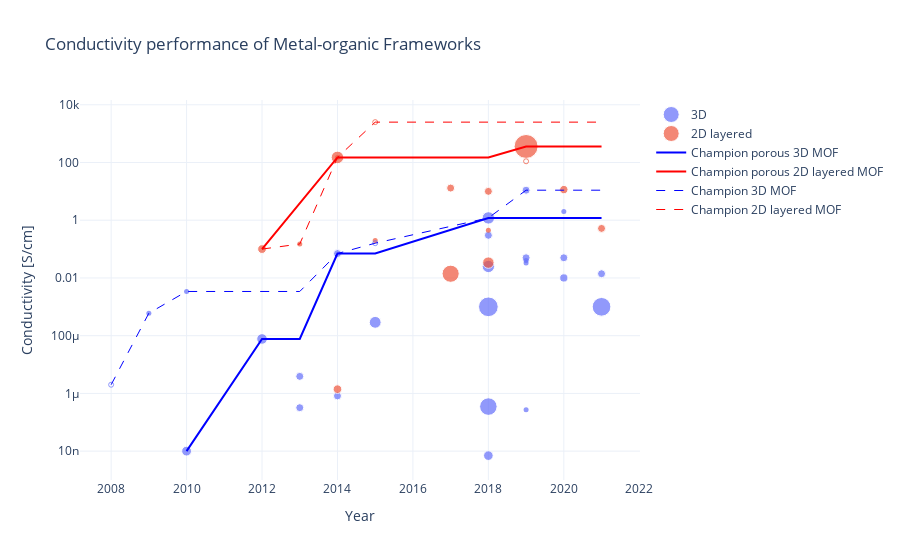

This figure's notebook cell:
### Code cell
fig = px.scatter(mofs[mofs['BET']>1], x='Year', y='Value',
                 hover_name='Name', color='Dimensionality', size='Porosity', hover_data=['Dimensionality','Porosity', 'DOI'], 
                 labels={'Value': "Conductivity [S/cm]"}, template='plotly_white', 
                 title='Conductivity performance of Metal-organic Frameworks')

fig.update_traces(marker=dict(sizemin=4, sizeref=8))
fig.update_layout(yaxis_type="log")
fig.update_traces(hovertemplate='<b>%{hovertext}</b><br><br>Dimensionality: %{customdata[0]}\
                                 <br>Year: %{x}<br>Value: %{y} S/cm\
                                 <br>BET: %{customdata[1]} m<sup>2</sup>/g<extra></extra>\
                                 <br>DOI: %{customdata[2]}')

fig.add_trace(go.Scatter(x=mofs[(mofs['Porous']=='Yes') & (mofs['Porosity']<1) & (mofs['Dimensionality']=='3D')]['Year'], 
                         y=mofs[(mofs['Porous']=='Yes') & (mofs['Porosity']<1) & (mofs['Dimensionality']=='3D')]['Value'], 
                         mode='markers', marker=dict(color='#636efa', size=5, opacity=0.7),  
                         customdata=np.stack((mofs[(mofs['Porous']=='Yes') & (mofs['Porosity']<1) & (mofs['Dimensionality']=='3D')]['Name'], 
                                              mofs[(mofs['Porous']=='Yes') & (mofs['Porosity']<1) & (mofs['Dimensionality']=='3D')]['Dimensionality']), 
                                              axis=-1), 
                         hovertemplate='<b>%{customdata[0]}</b><br><br>Dimensionality: %{customdata[1]}\
                                 <br>Year: %{x}<br>Value: %{y} S/cm\
                                 <br>BET: unknown <extra></extra>', 
                         showlegend=False))

fig.add_trace(go.Scatter(x=mofs[(mofs['Porous']=='Yes') & (mofs['Porosity']<1) & (mofs['Dimensionality']=='2D layered')]['Year'], 
                         y=mofs[(mofs['Porous']=='Yes') & (mofs['Porosity']<1) & (mofs['Dimensionality']=='2D layered')]['Value'], 
                         mode='markers', marker=dict(color='#EF553B', size=5, opacity=0.7),  
                         customdata=np.stack((mofs[(mofs['Porous']=='Yes') & (mofs['Porosity']<1) & (mofs['Dimensionality']=='2D layered')]['Name'], 
                                              mofs[(mofs['Porous']=='Yes') & (mofs['Porosity']<1) & (mofs['Dimensionality']=='2D layered')]['Dimensionality']), 
                                              axis=-1), 
                         hovertemplate='<b>%{customdata[0]}</b><br><br>Dimensionality: %{customdata[1]}\
                                 <br>Year: %{x}<br>Value: %{y} S/cm\
                                 <br>BET: unknown <extra></extra>', 
                         showlegend=False))

fig.add_trace(go.Scatter(x=mofs[(mofs['Porous']=='No') & (mofs['Porosity']<1) & (mofs['Dimensionality']=='3D')]['Year'], 
                         y=mofs[(mofs['Porous']=='No') & (mofs['Porosity']<1) & (mofs['Dimensionality']=='3D')]['Value'], 
                         mode='markers', marker=dict(color='#636efa', size=5, opacity=0.7, symbol='circle-open'),  
                         customdata=np.stack((mofs[(mofs['Porous']=='No') & (mofs['Porosity']<1) & (mofs['Dimensionality']=='3D')]['Name'], 
                                              mofs[(mofs['Porous']=='No') & (mofs['Porosity']<1) & (mofs['Dimensionality']=='3D')]['Dimensionality']), 
                                              axis=-1), 
                         hovertemplate='<b>%{customdata[0]}</b><br><br>Dimensionality: %{customdata[1]}\
                                 <br>Year: %{x}<br>Value: %{y} S/cm\
                                 <br>Dense <extra></extra>', 
                         showlegend=False))

fig.add_trace(go.Scatter(x=mofs[(mofs['Porous']=='No') & (mofs['Porosity']<1) & (mofs['Dimensionality']=='2D layered')]['Year'], 
                         y=mofs[(mofs['Porous']=='No') & (mofs['Porosity']<1) & (mofs['Dimensionality']=='2D layered')]['Value'], 
                         mode='markers', marker=dict(color='#EF553B', size=5, opacity=0.7, symbol='circle-open'),  
                         customdata=np.stack((mofs[(mofs['Porous']=='No') & (mofs['Porosity']<1) & (mofs['Dimensionality']=='2D layered')]['Name'], 
                                              mofs[(mofs['Porous']=='No') & (mofs['Porosity']<1) & (mofs['Dimensionality']=='2D layered')]['Dimensionality']), 
                                              axis=-1), 
                         hovertemplate='<b>%{customdata[0]}</b><br><br>Dimensionality: %{customdata[1]}\
                                 <br>Year: %{x}<br>Value: %{y} S/cm\
                                 <br>Dense <extra></extra>', 
                         showlegend=False))

fig.add_trace(go.Scatter(x=mofs_sorted_3D_porous_cummax['Year'], y=mofs_sorted_3D_porous_cummax['Value'], 
                         name='Champion porous 3D MOF', line=dict(color='blue', width=2), hoverinfo='skip', mode='lines'))

fig.add_trace(go.Scatter(x=mofs_sorted_2D_porous_cummax['Year'], y=mofs_sorted_2D_porous_cummax['Value'], 
                         name='Champion porous 2D layered MOF', line=dict(color='red', width=2), hoverinfo='skip', mode='lines'))


fig.add_trace(go.Scatter(x=mofs_sorted_3D_cummax['Year'], y=mofs_sorted_3D_cummax['Value'], 
                         name='Champion 3D MOF', line=dict(color='blue', width=1, dash='dash'), hoverinfo='skip', 
                         mode='lines', visible='legendonly'))

fig.add_trace(go.Scatter(x=mofs_sorted_2D_cummax['Year'], y=mofs_sorted_2D_cummax['Value'], 
                         name='Champion 2D layered MOF', line=dict(color='red', width=1, dash='dash'), hoverinfo='skip', 
                         mode='lines', visible='legendonly'))

fig.update_layout(legend={'itemsizing': 'trace'}, legend_title_text=None)

fig.show()

### Figure 1 — Plotly figure (JSON) as saved in the notebook; plotly's stock layout.template omitted (floating-point values rounded to 4 significant figures)
{"data": [{"customdata": [["3D", 248, null], ["3D", 54, null], ["3D", 370, null], ["3D", 450, null], ["3D", 50, null], ["3D", 614, null], ["3D", 1230, null], ["3D", 610, null], ["3D", 3, null], ["3D", 208, null], ["3D", 559, null], ["3D", 385, null], ["3D", 69.6, null], ["3D", 214, null], ["3D", 1550, null], ["3D", 271, "10.1002/anie.201912642 "], ["3D", 208, "10.1038/s41557-019-0372-0 "], ["3D", 80, "10.1038/s41557-021-00666-6 "], ["3D", 1400, "10.1002/anie.202102670 "]], "hovertemplate": "<b>%{hovertext}</b><br><br>Dimensionality: %{customdata[0]}                                 <br>Year: %{x}<br>Value: %{y} S/cm                                 <br>BET: %{customdata[1]} m<sup>2</sup>/g<extra></extra>                                 <br>DOI: %{customdata[2]}", "hovertext": ["Fe2DOBDC", "Fe2DSBDC", "Fe(1,2,3-triazolate)", "Fe(1,2,3-triazolate) (oxidized)", "Fe(1,2,3-triazolate)(BF4)0.33", "Fe2(BDT)3 (oxidized)", "Fe2(BDP)3", "K(0.98)Fe2(BDP)3", "Cu2(6-Hmna)(6-mn)", "Ho(1+x)(HOTP)", "Cd2(TTFTB)", "Cu[Ni(pdt)2]", "I2@Eu4(BPT)4", "TCNQ@Cu3(BTC)2", "C60@Zr6(OH)16(TBAPy)2", "Cu-BDC", "HoHTTP", "Cr(tri)2(CF3SO3)0.33", "Fe-HHTP"], "legendgroup": "3D", "marker": {"color": "#636efa", "size": [248, 54, 370, 450, 50, 614, 1230, 610, 3, 208, 559, 385, 69.6, 214, 1550, 271, 208, 80, 1400], "sizemin": 4, "sizemode": "area", "sizeref": 8, "symbol": "circle"}, "mode": "markers", "name": "3D", "orientation": "v", "showlegend": true, "type": "scatter", "x": [2013, 2013, 2018, 2012, 2018, 2018, 2018, 2018, 2019, 2019, 2015, 2010, 2014, 2014, 2018, 2020, 2020, 2021, 2021], "xaxis": "x", "y": [3.2e-07, 3.9e-06, 7e-09, 7.7e-05, 0.3, 1.2, 3.5e-07, 0.025, 10.96, 0.05, 0.00029, 1e-08, 8.2e-07, 0.07, 0.001, 0.01, 0.05, 0.014, 0.001], "yaxis": "y"}, {"customdata": [["2D layered", 1175, null], ["2D layered", 306, null], ["2D layered", 300, null], ["2D layered", 526, null], ["2D layered", 210, null], ["2D layered", 630, null], ["2D layered", 114, null], ["2D layered", 2298, null], ["2D layered", 280, "10.1016/j.apcatb.2020.119295"], ["2D layered", 133, "10.1021/acsaem.0c02758 "]], "hovertemplate": "<b>%{hovertext}</b><br><br>Dimensionality: %{customdata[0]}                                 <br>Year: %{x}<br>Value: %{y} S/cm                                 <br>BET: %{customdata[1]} m<sup>2</sup>/g<extra></extra>                                 <br>DOI: %{customdata[2]}", "hovertext": ["Fe2(dhbq)3", "Cu3(HOTP)2", "Pt3(THT)2", "Fe3(THT)2", "Fe3(PTC)", "Ni3(HITP)2", "Cu3(HIB)2", "(Mn/Fe)3(HIB)2", "Co3(HITP)2", "Ni3(HAB)2"], "legendgroup": "2D layered", "marker": {"color": "#EF553B", "size": [1175, 306, 300, 526, 210, 630, 114, 2298, 280, 133], "sizemin": 4, "sizemode": "area", "sizeref": 8, "symbol": "circle"}, "mode": "markers", "name": "2D layered", "orientation": "v", "showlegend": true, "type": "scatter", "x": [2017, 2012, 2014, 2018, 2018, 2014, 2017, 2019, 2020, 2021], "xaxis": "x", "y": [0.014, 0.1, 1.4e-06, 0.034, 10, 150, 13, 359, 11.5, 0.52], "yaxis": "y"}, {"customdata": [["Cd(DPNDI)", "3D"], ["Cu[Cu(pdt)2]", "3D"], ["Zn4O(NDC)3", "3D"], ["I2@Zn3(lac)2(pybz)2", "3D"], ["TCNQ@(TATAB)3", "3D"], ["Cu(H2O)(2,6-NDPA)0.5", "3D"]], "hovertemplate": "<b>%{customdata[0]}</b><br><br>Dimensionality: %{customdata[1]}                                 <br>Year: %{x}<br>Value: %{y} S/cm                                 <br>BET: unknown <extra></extra>", "marker": {"color": "#636efa", "opacity": 0.7, "size": 5}, "mode": "markers", "showlegend": false, "type": "scatter", "x": [2019, 2009, 2019, 2010, 2019, 2020], "y": [0.033, 0.0006, 0.04, 0.0034, 2.7e-07, 2]}, {"customdata": [["V2(dhbq)3", "2D layered"], ["Ni3(BHT)2", "2D layered"], ["Ni3(BHT)2 oxidized", "2D layered"], ["Cu3(HITP)2", "2D layered"]], "hovertemplate": "<b>%{customdata[0]}</b><br><br>Dimensionality: %{customdata[1]}                                 <br>Year: %{x}<br>Value: %{y} S/cm                                 <br>BET: unknown <extra></extra>", "marker": {"color": "#EF553B", "opacity": 0.7, "size": 5}, "mode": "markers", "showlegend": false, "type": "scatter", "x": [2018, 2013, 2014, 2015], "y": [0.45, 0.15, 150, 0.2]}, {"customdata": [["Fe2(dhbq)3", "3D"], ["Pb3(BHT)", "3D"]], "hovertemplate": "<b>%{customdata[0]}</b><br><br>Dimensionality: %{customdata[1]}                                 <br>Year: %{x}<br>Value: %{y} S/cm                                 <br>Dense <extra></extra>", "marker": {"color": "#636efa", "opacity": 0.7, "size": 5, "symbol": "circle-open"}, "mode": "markers", "showlegend": false, "type": "scatter", "x": [2015, 2008], "y": [0.16, 2e-06]}, {"customdata": [["Cu3(BHT)", "2D layered"], ["Cu3(BHSe)", "2D layered"]], "hovertemplate": "<b>%{customdata[0]}</b><br><br>Dimensionality: %{customdata[1]}                                 <br>Year: %{x}<br>Value: %{y} S/cm                                 <br>Dense <extra></extra>", "marker": {"color": "#EF553B", "opacity": 0.7, "size": 5, "symbol": "circle-open"}, "mode": "markers", "showlegend": false, "type": "scatter", "x": [2015, 2019], "y": [2500, 110]}, {"hoverinfo": "skip", "line": {"color": "blue", "width": 2}, "mode": "lines", "name": "Champion porous 3D MOF", "type": "scatter", "x": [2010, 2012, 2013, 2014, 2015, 2018, 2019, 2020, 2021], "y": [1e-08, 7.7e-05, 7.7e-05, 0.07, 0.07, 1.2, 1.2, 1.2, 1.2]}, {"hoverinfo": "skip", "line": {"color": "red", "width": 2}, "mode": "lines", "name": "Champion porous 2D layered MOF", "type": "scatter", "x": [2012, 2014, 2017, 2018, 2019, 2020, 2021], "y": [0.1, 150, 150, 150, 359, 359, 359]}, {"hoverinfo": "skip", "line": {"color": "blue", "dash": "dash", "width": 1}, "mode": "lines", "name": "Champion 3D MOF", "type": "scatter", "visible": true, "x": [2008, 2009, 2010, 2012, 2013, 2014, 2015, 2018, 2019, 2020, 2021], "y": [2e-06, 0.0006, 0.0034, 0.0034, 0.0034, 0.07, 0.16, 1.2, 10.96, 10.96, 10.96]}, {"hoverinfo": "skip", "line": {"color": "red", "dash": "dash", "width": 1}, "mode": "lines", "name": "Champion 2D layered MOF", "type": "scatter", "visible": true, "x": [2012, 2013, 2014, 2015, 2017, 2018, 2019, 2020, 2021], "y": [0.1, 0.15, 150, 2500, 2500, 2500, 2500, 2500, 2500]}], "layout": {"autosize": true, "legend": {"itemsizing": "trace", "title": {}, "tracegroupgap": 0}, "title": {"text": "Conductivity performance of Metal-organic Frameworks"}, "xaxis": {"anchor": "y", "autorange": true, "domain": [0, 1], "range": [2007.0, 2022.0], "title": {"text": "Year"}, "type": "linear"}, "yaxis": {"anchor": "x", "autorange": true, "domain": [0, 1], "range": [-9.085, 4.217], "title": {"text": "Conductivity [S/cm]"}, "type": "log"}}}
